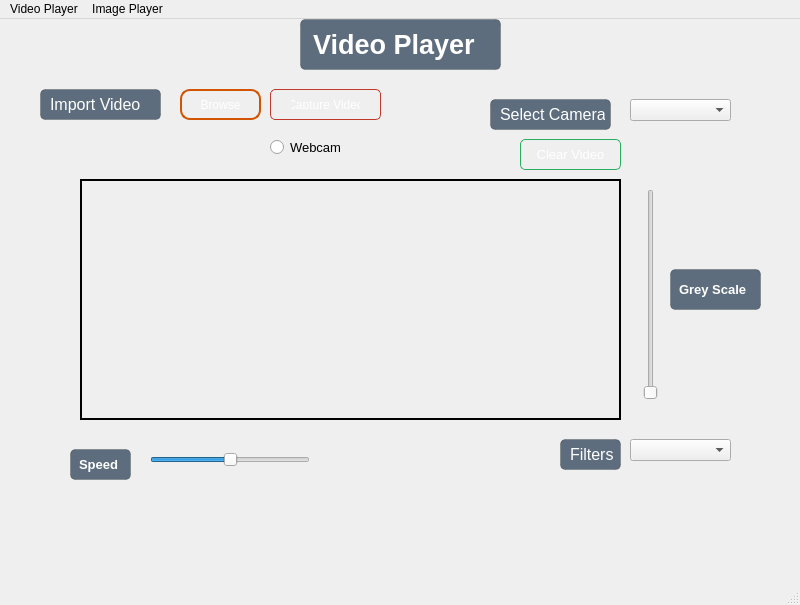
<?xml version="1.0" encoding="UTF-8"?>
<ui version="4.0">
 <class>MainWindow</class>
 <widget class="QMainWindow" name="MainWindow">
  <property name="geometry">
   <rect>
    <x>0</x>
    <y>0</y>
    <width>800</width>
    <height>605</height>
   </rect>
  </property>
  <property name="windowTitle">
   <string>MainWindow</string>
  </property>
  <widget class="QWidget" name="centralwidget">
   <widget class="QLabel" name="label">
    <property name="geometry">
     <rect>
      <x>80</x>
      <y>160</y>
      <width>541</width>
      <height>241</height>
     </rect>
    </property>
    <property name="minimumSize">
     <size>
      <width>0</width>
      <height>221</height>
     </size>
    </property>
    <property name="frameShape">
     <enum>QFrame::WinPanel</enum>
    </property>
    <property name="text">
     <string/>
    </property>
    <property name="textFormat">
     <enum>Qt::AutoText</enum>
    </property>
    <property name="pixmap">
     <pixmap>C:/Users/HS/Downloads/Green and White Doodle Group Project Presentation.jpg</pixmap>
    </property>
    <property name="scaledContents">
     <bool>true</bool>
    </property>
    <property name="alignment">
     <set>Qt::AlignCenter</set>
    </property>
    <property name="wordWrap">
     <bool>true</bool>
    </property>
    <property name="openExternalLinks">
     <bool>false</bool>
    </property>
   </widget>
   <widget class="QRadioButton" name="rdbtnSort">
    <property name="geometry">
     <rect>
      <x>270</x>
      <y>120</y>
      <width>91</width>
      <height>17</height>
     </rect>
    </property>
    <property name="font">
     <font>
      <pointsize>10</pointsize>
     </font>
    </property>
    <property name="styleSheet">
     <string notr="true">QLabel {
        color: white;
        background-color: rgba(52, 73, 94, 200);  /* Semi-transparent background color */
        border-radius: 5px;
        padding: 5px;
        border: 1px solid rgba(0, 0, 0, 50);  /* Semi-transparent border */
        box-shadow: 2px 2px 5px rgba(0, 0, 0, 50);  /* Shadow effect */
    }</string>
    </property>
    <property name="text">
     <string>Webcam</string>
    </property>
    <property name="icon">
     <iconset>
      <normaloff>webcam.png</normaloff>webcam.png</iconset>
    </property>
   </widget>
   <widget class="QLabel" name="MainHeadinglbl">
    <property name="geometry">
     <rect>
      <x>300</x>
      <y>0</y>
      <width>201</width>
      <height>51</height>
     </rect>
    </property>
    <property name="font">
     <font>
      <pointsize>20</pointsize>
      <weight>75</weight>
      <bold>true</bold>
     </font>
    </property>
    <property name="styleSheet">
     <string notr="true">QLabel {
        color: white;
        background-color: rgba(52, 73, 94, 200);  /* Semi-transparent background color */
        border-radius: 5px;
        padding: 5px;
        border: 1px solid rgba(0, 0, 0, 50);  /* Semi-transparent border */
        box-shadow: 2px 2px 5px rgba(0, 0, 0, 50);  /* Shadow effect */
    }</string>
    </property>
    <property name="text">
     <string>Video Player</string>
    </property>
   </widget>
   <widget class="QPushButton" name="btnBrowse_2">
    <property name="geometry">
     <rect>
      <x>270</x>
      <y>70</y>
      <width>111</width>
      <height>31</height>
     </rect>
    </property>
    <property name="styleSheet">
     <string notr="true">QPushButton {
        background-color: qlineargradient(spread:pad, x1:0, y1:0, x2:0, y2:1, 
            stop:0 rgba(231, 76, 60, 255), stop:1 rgba(192, 57, 43, 255));
        border: 1px solid #c0392b;
        color: white;
        padding: 10px 20px;
        border-radius: 5px;
        icon-size: 32px;  /* Adjust the icon size as needed */
        icon-color: white;  /* Set the icon color */
        icon-alignment: center;  /* Center the icon */
    }
    
    QPushButton:hover {
        background-color: qlineargradient(spread:pad, x1:0, y1:0, x2:0, y2:1, 
            stop:0 rgba(192, 57, 43, 255), stop:1 rgba(231, 76, 60, 255));
        border: 1px solid #e74c3c;
        color: white;
        padding: 10px 20px;
        border-radius: 5px;
        box-shadow: 0px 3px 8px rgba(0, 0, 0, 0.3);
    }
    
    QPushButton:pressed {
        background-color: rgba(192, 57, 43, 255);
        border: 1px solid #c0392b;
        color: white;
        padding: 10px 20px;
        border-radius: 5px;
    }</string>
    </property>
    <property name="text">
     <string>Capture Video</string>
    </property>
    <property name="flat">
     <bool>false</bool>
    </property>
   </widget>
   <widget class="QLabel" name="Speedlbl">
    <property name="geometry">
     <rect>
      <x>70</x>
      <y>430</y>
      <width>61</width>
      <height>31</height>
     </rect>
    </property>
    <property name="font">
     <font>
      <pointsize>10</pointsize>
      <weight>75</weight>
      <bold>true</bold>
     </font>
    </property>
    <property name="styleSheet">
     <string notr="true">QLabel {
        color: white;
        background-color: rgba(52, 73, 94, 200);  /* Semi-transparent background color */
        border-radius: 5px;
        padding: 5px;
        border: 1px solid rgba(0, 0, 0, 50);  /* Semi-transparent border */
        box-shadow: 2px 2px 5px rgba(0, 0, 0, 50);  /* Shadow effect */
    }</string>
    </property>
    <property name="text">
     <string>Speed</string>
    </property>
   </widget>
   <widget class="QComboBox" name="availableCameras">
    <property name="geometry">
     <rect>
      <x>630</x>
      <y>80</y>
      <width>101</width>
      <height>22</height>
     </rect>
    </property>
    <property name="font">
     <font>
      <pointsize>10</pointsize>
     </font>
    </property>
   </widget>
   <widget class="QComboBox" name="availableFilters">
    <property name="geometry">
     <rect>
      <x>630</x>
      <y>420</y>
      <width>101</width>
      <height>22</height>
     </rect>
    </property>
    <property name="font">
     <font>
      <pointsize>10</pointsize>
     </font>
    </property>
   </widget>
   <widget class="QSlider" name="Speedslider">
    <property name="geometry">
     <rect>
      <x>150</x>
      <y>430</y>
      <width>160</width>
      <height>22</height>
     </rect>
    </property>
    <property name="minimumSize">
     <size>
      <width>160</width>
      <height>0</height>
     </size>
    </property>
    <property name="maximumSize">
     <size>
      <width>160</width>
      <height>22</height>
     </size>
    </property>
    <property name="styleSheet">
     <string notr="true">QLabel {
        color: white;
        background-color: rgba(52, 73, 94, 200);  /* Semi-transparent background color */
        border-radius: 5px;
        padding: 5px;
        border: 1px solid rgba(0, 0, 0, 50);  /* Semi-transparent border */
        box-shadow: 2px 2px 5px rgba(0, 0, 0, 50);  /* Shadow effect */
    }</string>
    </property>
    <property name="minimum">
     <number>-2</number>
    </property>
    <property name="maximum">
     <number>2</number>
    </property>
    <property name="pageStep">
     <number>1</number>
    </property>
    <property name="orientation">
     <enum>Qt::Horizontal</enum>
    </property>
   </widget>
   <widget class="QSlider" name="verticalSlider">
    <property name="geometry">
     <rect>
      <x>640</x>
      <y>170</y>
      <width>22</width>
      <height>211</height>
     </rect>
    </property>
    <property name="styleSheet">
     <string notr="true">QLabel {
        color: white;
        background-color: rgba(52, 73, 94, 200);  /* Semi-transparent background color */
        border-radius: 5px;
        padding: 5px;
        border: 1px solid rgba(0, 0, 0, 50);  /* Semi-transparent border */
        box-shadow: 2px 2px 5px rgba(0, 0, 0, 50);  /* Shadow effect */
    }</string>
    </property>
    <property name="maximum">
     <number>255</number>
    </property>
    <property name="orientation">
     <enum>Qt::Vertical</enum>
    </property>
   </widget>
   <widget class="QLabel" name="Speedlbl_2">
    <property name="geometry">
     <rect>
      <x>670</x>
      <y>250</y>
      <width>91</width>
      <height>41</height>
     </rect>
    </property>
    <property name="font">
     <font>
      <pointsize>10</pointsize>
      <weight>75</weight>
      <bold>true</bold>
     </font>
    </property>
    <property name="styleSheet">
     <string notr="true">QLabel {
        color: white;
        background-color: rgba(52, 73, 94, 200);  /* Semi-transparent background color */
        border-radius: 5px;
        padding: 5px;
        border: 1px solid rgba(0, 0, 0, 50);  /* Semi-transparent border */
        box-shadow: 2px 2px 5px rgba(0, 0, 0, 50);  /* Shadow effect */
    }</string>
    </property>
    <property name="text">
     <string>Grey Scale</string>
    </property>
   </widget>
   <widget class="QLabel" name="lblDataSource_2">
    <property name="geometry">
     <rect>
      <x>490</x>
      <y>80</y>
      <width>121</width>
      <height>31</height>
     </rect>
    </property>
    <property name="font">
     <font>
      <pointsize>12</pointsize>
     </font>
    </property>
    <property name="styleSheet">
     <string notr="true">QLabel {
        color: white;
        background-color: rgba(52, 73, 94, 200);  /* Semi-transparent background color */
        border-radius: 5px;
        padding: 5px;
        border: 1px solid rgba(0, 0, 0, 50);  /* Semi-transparent border */
        box-shadow: 2px 2px 5px rgba(0, 0, 0, 50);  /* Shadow effect */
    }</string>
    </property>
    <property name="text">
     <string>Select Camera</string>
    </property>
   </widget>
   <widget class="QPushButton" name="btnRefresh">
    <property name="geometry">
     <rect>
      <x>520</x>
      <y>120</y>
      <width>101</width>
      <height>31</height>
     </rect>
    </property>
    <property name="font">
     <font>
      <pointsize>10</pointsize>
     </font>
    </property>
    <property name="styleSheet">
     <string notr="true">QPushButton {
        background-color: qlineargradient(spread:pad, x1:0, y1:0, x2:0, y2:1, 
            stop:0 rgba(39, 174, 96, 255), stop:1 rgba(46, 204, 113, 255));
        border: 1px solid #27ae60;
        color: white;
        padding: 8px 16px;
        border-radius: 5px;
    }
    
    QPushButton:hover {
        background-color: qlineargradient(spread:pad, x1:0, y1:0, x2:0, y2:1, 
            stop:0 rgba(22, 160, 133, 255), stop:1 rgba(39, 174, 96, 255));
        border: 1px solid #2ecc71;
        color: white;
        padding: 8px 16px;
        border-radius: 5px;
        box-shadow: 0px 3px 8px rgba(0, 0, 0, 0.3);
    }
    
    QPushButton:pressed {
        background-color: rgba(39, 174, 96, 255);
        border: 1px solid #27ae60;
        color: white;
        padding: 8px 16px;
        border-radius: 5px;
    }</string>
    </property>
    <property name="text">
     <string>Clear Video</string>
    </property>
    <property name="autoDefault">
     <bool>true</bool>
    </property>
   </widget>
   <widget class="QLabel" name="lblDataSource">
    <property name="geometry">
     <rect>
      <x>40</x>
      <y>70</y>
      <width>121</width>
      <height>31</height>
     </rect>
    </property>
    <property name="font">
     <font>
      <pointsize>12</pointsize>
     </font>
    </property>
    <property name="styleSheet">
     <string notr="true">QLabel {
        color: white;
        background-color: rgba(52, 73, 94, 200);  /* Semi-transparent background color */
        border-radius: 5px;
        padding: 5px;
        border: 1px solid rgba(0, 0, 0, 50);  /* Semi-transparent border */
        box-shadow: 2px 2px 5px rgba(0, 0, 0, 50);  /* Shadow effect */
    }</string>
    </property>
    <property name="text">
     <string>Import Video</string>
    </property>
   </widget>
   <widget class="QLabel" name="lblDataSource_3">
    <property name="geometry">
     <rect>
      <x>560</x>
      <y>420</y>
      <width>61</width>
      <height>31</height>
     </rect>
    </property>
    <property name="font">
     <font>
      <pointsize>12</pointsize>
     </font>
    </property>
    <property name="styleSheet">
     <string notr="true">QLabel {
        color: white;
        background-color: rgba(52, 73, 94, 200);  /* Semi-transparent background color */
        border-radius: 5px;
        padding: 5px;
        border: 1px solid rgba(0, 0, 0, 50);  /* Semi-transparent border */
        box-shadow: 2px 2px 5px rgba(0, 0, 0, 50);  /* Shadow effect */
    }</string>
    </property>
    <property name="text">
     <string>Filters</string>
    </property>
   </widget>
   <widget class="QPushButton" name="btnBrowse">
    <property name="geometry">
     <rect>
      <x>180</x>
      <y>70</y>
      <width>81</width>
      <height>31</height>
     </rect>
    </property>
    <property name="styleSheet">
     <string notr="true">QPushButton {
        background-color: qlineargradient(spread:pad, x1:0, y1:0, x2:0, y2:1, 
            stop:0 rgba(255, 168, 0, 255), stop:1 rgba(255, 87, 34, 255));
        border: 2px solid #d35400;
        color: white;
        padding: 8px 16px;
        border-radius: 10px;
    }
    
    QPushButton:hover {
        background-color: qlineargradient(spread:pad, x1:0, y1:0, x2:0, y2:1, 
            stop:0 rgba(255, 138, 0, 255), stop:1 rgba(255, 71, 26, 255));
        border: 2px solid #d35400;
        color: white;
        padding: 8px 16px;
        border-radius: 10px;
        box-shadow: 0px 3px 10px rgba(0, 0, 0, 0.3);
    }
    
    QPushButton:pressed {
        background-color: rgba(255, 87, 34, 255);
        border: 2px solid #d35400;
        color: white;
        padding: 8px 16px;
        border-radius: 10px;
    }</string>
    </property>
    <property name="text">
     <string>Browse</string>
    </property>
    <property name="flat">
     <bool>false</bool>
    </property>
   </widget>
  </widget>
  <widget class="QMenuBar" name="menubar">
   <property name="geometry">
    <rect>
     <x>0</x>
     <y>0</y>
     <width>800</width>
     <height>21</height>
    </rect>
   </property>
   <widget class="QMenu" name="menuVideo_Player">
    <property name="title">
     <string>Video Player</string>
    </property>
   </widget>
   <widget class="QMenu" name="menuImage_Player">
    <property name="title">
     <string>Image Player</string>
    </property>
   </widget>
   <addaction name="menuVideo_Player"/>
   <addaction name="menuImage_Player"/>
  </widget>
  <widget class="QStatusBar" name="statusbar"/>
 </widget>
 <resources/>
 <connections/>
</ui>
